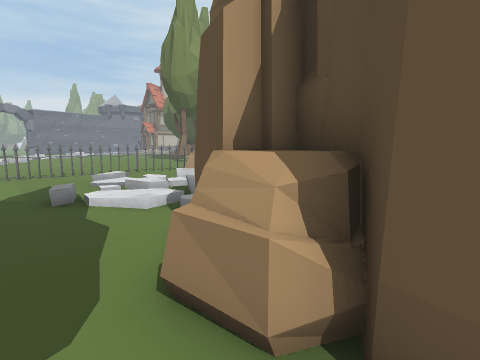
[1] (above)

24 first-person views from a walk through a scene from a Unity 3-D project. The camera is 1.5 m above the floor, tilts 8° down and sees 85° across. Doors are open. The floor is counted in squares, 1 m on a side. Each view is taken from the middle of a square. On the plan, view 1 faces up. The plan holds only what a view shows up to about 14 squares ahead; the rest is blank. The place goes on beyond the plan. The player character is not drawn. Some animated figures are left out. Some surface patterns are stand-ins.

[2]
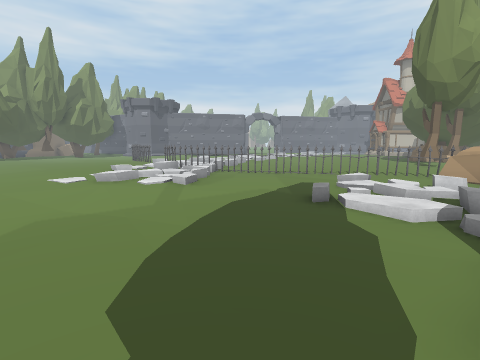

[3]
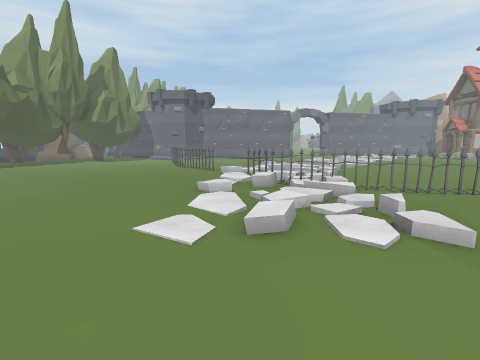

[4]
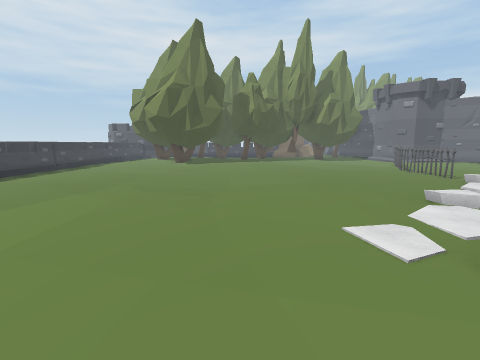

[5]
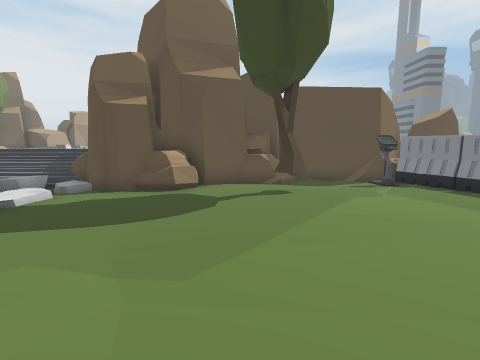

[6]
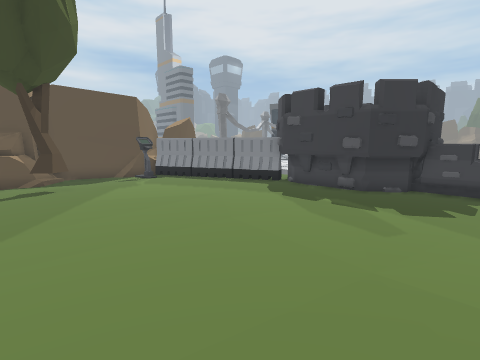

[7]
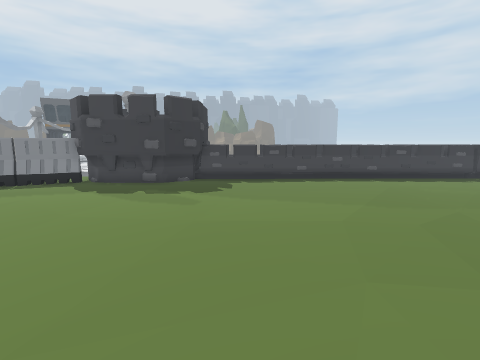

[8]
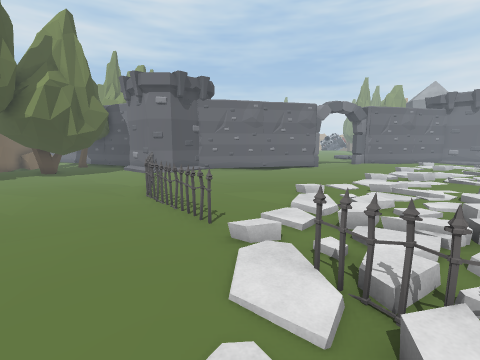

[9]
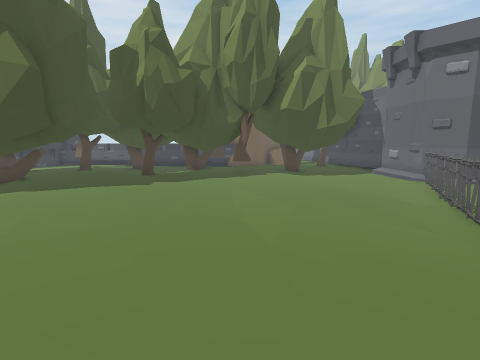

[10]
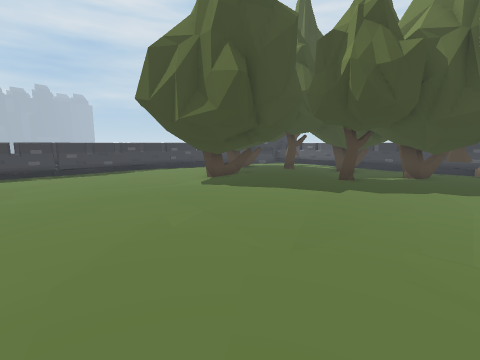

[11]
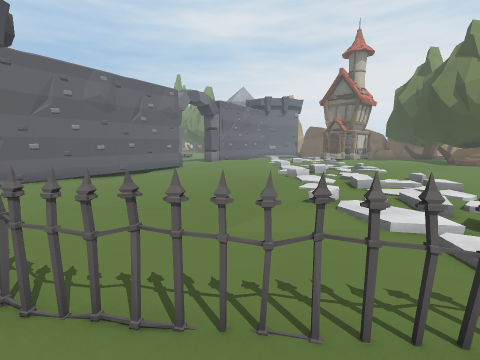

[12]
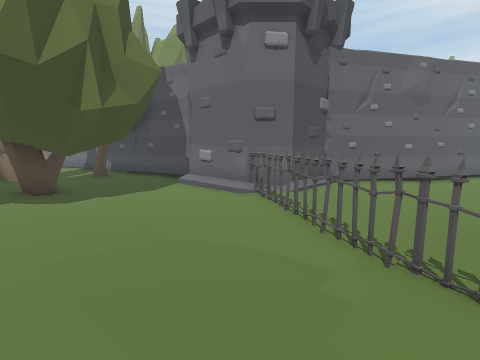

[13]
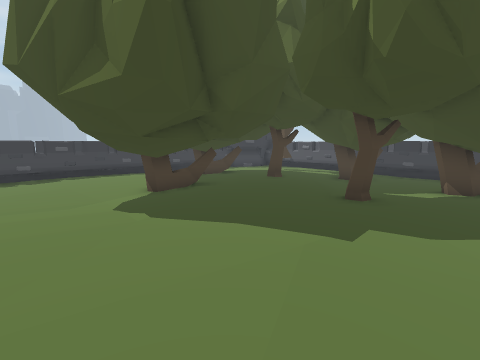

[14]
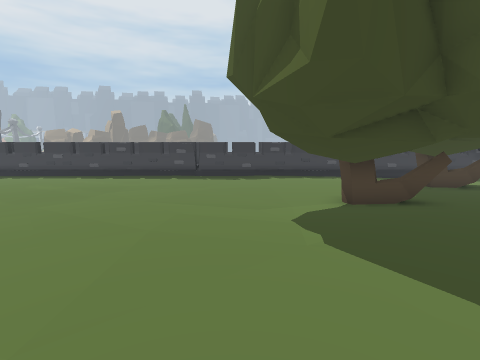

[15]
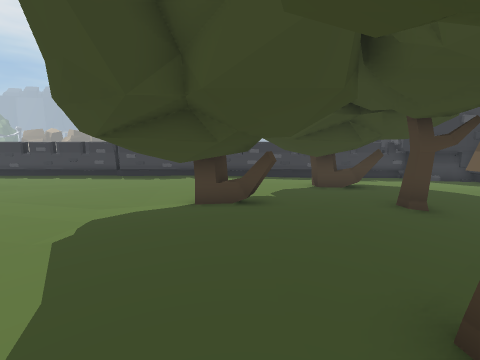

[16]
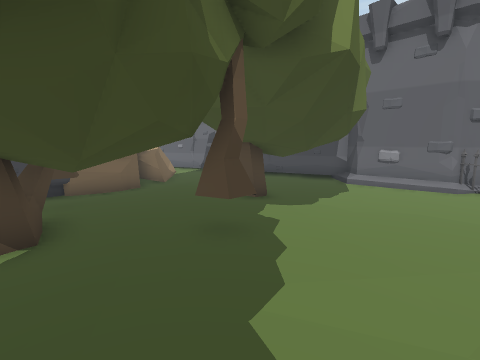

[17]
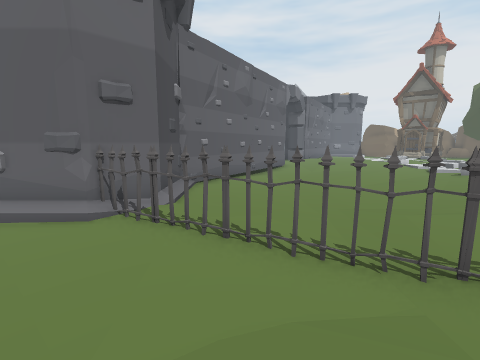

[18]
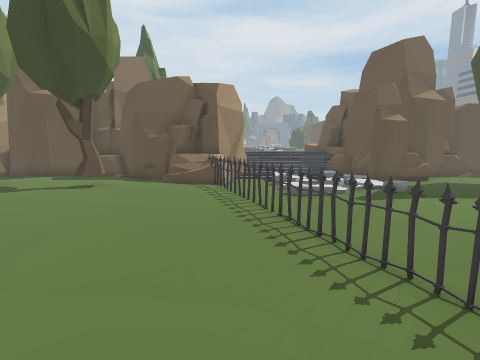

[19]
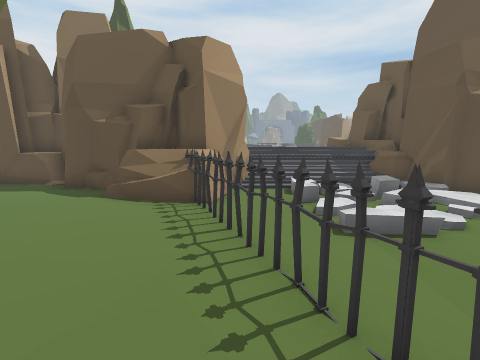

[20]
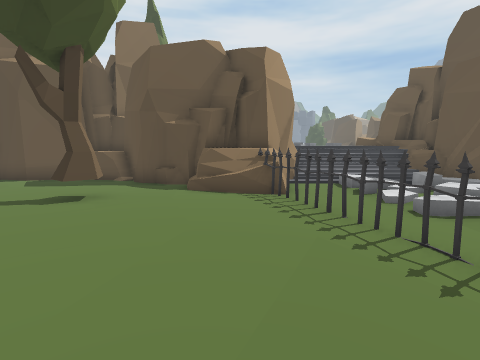

[21]
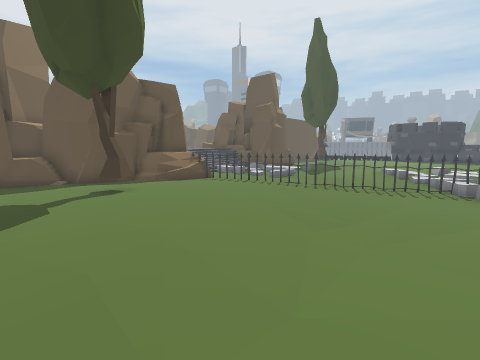

[22]
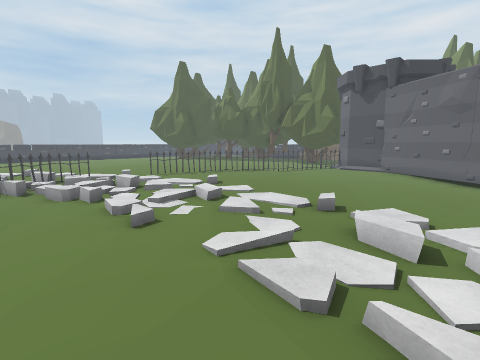

[23]
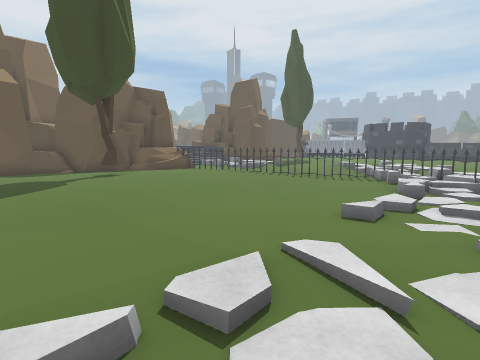

[24]
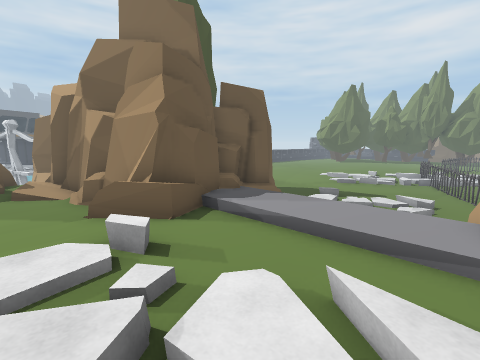

### Floor plan
Key: @ floor where view 1 was taken; # wall or solid block; . main floor; : floor 0.25 m higher than the main floor; + floor 0.5 m higher than the main floor; * floor 1 m higher than the main floor; % floor 1.25 m higher than the main floor; & floor 1.5 m higher than the main floor; / step, stairs or slope; D open door; = window, fence, low wall or low ledge; F fence; T tree; B barrier; O other object.
Columns run from 36 left of view 1 to 8 right of it. Each row starts with its distance up from view 1.
 22          #.....::::////:::++::::TT::#
 21         ##.......//O///::++++:::::::###
 20         #........///:::::++++:::::::####
 19        ##........//::/::::++++::::::=##OO
 18       ##.........:::/::::::+++::TT::##
 17       #.........::://:/:::::::::T::##
 16       #.........:::O://:..:::::::::##
 15       #........::::////:...:::::::=##
 14 ### ###........::/::://.....:::::=###
 13 ..OO#FF#.......::/:////.....::::FF=##
 12 .......#FF.....::::////......:FFF:.###  /%/ /
 11 .........FF.......//O//.....FFF::...///&/%/
 10 ...........FF...:://////.FFF...////////&/%//
  9 TTT..........FFFFFDDD/:FFF...:://./:///&/%%/
  8 TT.............:::DDFFFF//..:::////////&/%//
  7 ...............::::::/O.///:::::///////&OOO%%
  6 ..T...........::::::::///.//::::////OOOOOOO**
  5 ..TT..........::::::::////://:::...O#OOO OO**
  4   TT.........::::::::::::/:::::....OOO  OOO**
  3 TTTT:........::::::::::::/:::......OOO   O#**
  2 TT..:::...:::::::::::::::::::.......O#   ##/*
  1  T..T:::::::::::::::::::::::.........##   #/*
  0 ....T:::::::::::::..::::::::........@.##  ##
 -1 TT..:::::::::..:....:::::::::......T..##
 -2 ...:::::::::::.....::::::::::..:::TT..=#
 -3 ..T::TTTTT::::...:::::::::::::.::::....#
 -4 ..T::TTTTT..::...::::::::::::::::::....#
 -5 .:TTTTTT........::::::::::::::::::....##
 -6 .TTTTT  ........::::::........:::....###
 -7 .TTTTT...........:.:.................B#
 -8 ..TT...............................BBB
 -9 .. ........................OOOOO.B BB
-10 .  .......................OOOOOBBB
-11 ##########################O    O
-12                          #O
-13                          #O

Where each view was taken, in squares from view 1:
view 1: 0 up, 0 right, facing up
view 2: 0 up, 1 left, facing up-left
view 3: 0 up, 8 left, facing up-left
view 4: 0 up, 8 left, facing left
view 5: 0 up, 10 left, facing right
view 6: 0 up, 12 left, facing down-right
view 7: 2 up, 12 left, facing down
view 8: 5 up, 14 left, facing up-left
view 9: 5 up, 19 left, facing left
view 10: 5 up, 21 left, facing down-left
view 11: 7 up, 21 left, facing up
view 12: 7 up, 25 left, facing up-left
view 13: 3 up, 25 left, facing down-left
view 14: 2 up, 26 left, facing down
view 15: 2 up, 30 left, facing down
view 16: 2 up, 30 left, facing up-left
view 17: 8 up, 28 left, facing up
view 18: 12 up, 14 left, facing right
view 19: 12 up, 9 left, facing right
view 20: 14 up, 10 left, facing right
view 21: 21 up, 13 left, facing down-right
view 22: 22 up, 12 left, facing down-left
view 23: 22 up, 16 left, facing down-right
view 24: 12 up, 8 right, facing down-left
